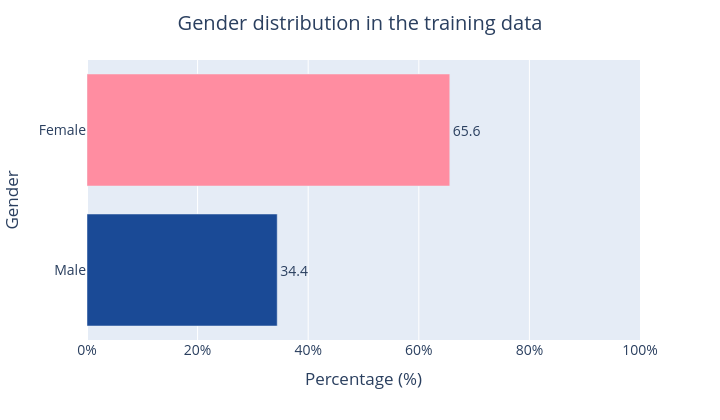

Here is the notebook cell this chart was saved with:
### Code cell
df_train_pd = df_train.toPandas()
percent_count = (df_train_pd['Gender'].value_counts(normalize=True) * 100).round(1)

df_plot = percent_count.reset_index()
df_plot.columns = ['Gender', 'Percentage (%)']

fig = px.bar(
    df_plot,
    x='Percentage (%)',
    y='Gender',
    orientation='h',
    text='Percentage (%)',
    color='Gender',
    color_discrete_map={
        'Male': '#1A4A96',    # blue
        'Female': '#FF8DA1'  # pink
    }
)

fig.update_traces(
    textposition='outside'
)

fig.update_layout(
    title={
        'text': 'Gender distribution in the training data',
        'x': 0.5
    },
    xaxis=dict(
        title='Percentage (%)',
        range=[0, 100],
        ticksuffix='%'
    ),
    yaxis_title='Gender',
    height=420,
    width=720,
    showlegend=False,
    font=dict(size=14)
)

fig.show()

### Figure 1 — Plotly figure (JSON) as saved in the notebook; plotly's stock layout.template omitted (floating-point values rounded to 4 significant figures)
{"data": [{"hovertemplate": "Gender=%{y}<br>Percentage (%)=%{text}<extra></extra>", "legendgroup": "Female", "marker": {"color": "#FF8DA1", "pattern": {"shape": ""}}, "name": "Female", "orientation": "h", "showlegend": true, "text": [65.6], "textposition": "outside", "type": "bar", "x": [65.6], "xaxis": "x", "y": ["Female"], "yaxis": "y"}, {"hovertemplate": "Gender=%{y}<br>Percentage (%)=%{text}<extra></extra>", "legendgroup": "Male", "marker": {"color": "#1A4A96", "pattern": {"shape": ""}}, "name": "Male", "orientation": "h", "showlegend": true, "text": [34.4], "textposition": "outside", "type": "bar", "x": [34.4], "xaxis": "x", "y": ["Male"], "yaxis": "y"}], "layout": {"barmode": "relative", "font": {"size": 14}, "height": 420, "legend": {"title": {"text": "Gender"}, "tracegroupgap": 0}, "margin": {"t": 60}, "showlegend": false, "title": {"text": "Gender distribution in the training data", "x": 0.5}, "width": 720, "xaxis": {"anchor": "y", "domain": [0, 1], "range": [0, 100], "ticksuffix": "%", "title": {"text": "Percentage (%)"}}, "yaxis": {"anchor": "x", "categoryarray": ["Male", "Female"], "categoryorder": "array", "domain": [0, 1], "title": {"text": "Gender"}}}}
